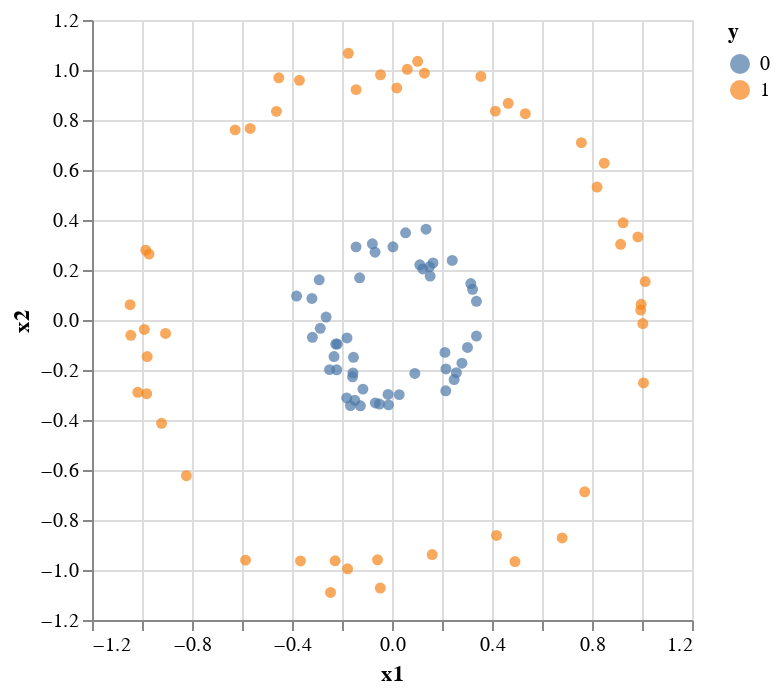

Notebook code cell kept with this figure:
### Code cell
using VegaLite
dfCircles |> @vlplot(:circle, x=:x1, y=:x2, color = :"y:n")

### Figure 1 — Vega-Lite specification as saved in the notebook (floating-point values rounded to 4 significant figures)
{"data": {"values": [{"x1": 0.1027, "x2": 1.035, "y": 1}, {"x1": 0.09132, "x2": -0.2139, "y": 0}, {"x1": 0.2486, "x2": -0.238, "y": 0}, {"x1": -0.01403, "x2": -0.3395, "y": 0}, {"x1": 0.4917, "x2": -0.9662, "y": 1}, {"x1": 0.3555, "x2": 0.9741, "y": 1}, {"x1": 0.9245, "x2": 0.3889, "y": 1}, {"x1": 0.9834, "x2": 0.3322, "y": 1}, {"x1": -1.048, "x2": 0.06131, "y": 1}, {"x1": -0.287, "x2": -0.03329, "y": 0}, {"x1": -0.01589, "x2": -0.298, "y": 0}, {"x1": -0.4527, "x2": 0.9686, "y": 1}, {"x1": -0.5858, "x2": -0.961, "y": 1}, {"x1": -0.9906, "x2": -0.03797, "y": 1}, {"x1": -0.4623, "x2": 0.8345, "y": 1}, {"x1": -0.8225, "x2": -0.623, "y": 1}, {"x1": 0.4135, "x2": 0.8356, "y": 1}, {"x1": -0.985, "x2": 0.2792, "y": 1}, {"x1": 0.1297, "x2": 0.9872, "y": 1}, {"x1": -0.225, "x2": -0.09625, "y": 0}, {"x1": -0.1778, "x2": -0.9951, "y": 1}, {"x1": -0.1163, "x2": -0.2764, "y": 0}, {"x1": 0.8488, "x2": 0.6274, "y": 1}, {"x1": 0.3019, "x2": -0.1098, "y": 0}, {"x1": -0.1747, "x2": 1.067, "y": 1}, {"x1": 0.01921, "x2": 0.928, "y": 1}, {"x1": -0.6275, "x2": 0.7605, "y": 1}, {"x1": -0.3705, "x2": 0.9586, "y": 1}, {"x1": -0.2636, "x2": 0.01172, "y": 0}, {"x1": 0.9948, "x2": 0.03975, "y": 1}, {"x1": 0.3151, "x2": 0.1456, "y": 0}, {"x1": -0.06653, "x2": -0.3319, "y": 0}, {"x1": -0.1561, "x2": -0.2115, "y": 0}, {"x1": 0.003657, "x2": 0.2927, "y": 0}, {"x1": 0.3378, "x2": -0.06441, "y": 0}, {"x1": 0.1499, "x2": 0.2128, "y": 0}, {"x1": -0.3817, "x2": 0.09572, "y": 0}, {"x1": -0.04603, "x2": 0.9808, "y": 1}, {"x1": 0.02886, "x2": -0.2984, "y": 0}, {"x1": -0.9217, "x2": -0.4134, "y": 1}, {"x1": -0.3203, "x2": 0.08623, "y": 0}, {"x1": -1.045, "x2": -0.06134, "y": 1}, {"x1": -0.04688, "x2": -1.072, "y": 1}, {"x1": 0.1234, "x2": 0.2041, "y": 0}, {"x1": -0.9058, "x2": -0.05369, "y": 1}, {"x1": 0.3221, "x2": 0.1227, "y": 0}, {"x1": -0.07855, "x2": 0.3048, "y": 0}, {"x1": -0.1485, "x2": -0.3213, "y": 0}, {"x1": -0.9812, "x2": -0.2946, "y": 1}, {"x1": -0.232, "x2": -0.1461, "y": 0}, {"x1": 0.7575, "x2": 0.7096, "y": 1}, {"x1": -0.1577, "x2": -0.227, "y": 0}, {"x1": -0.3184, "x2": -0.06908, "y": 0}, {"x1": -0.1662, "x2": -0.3425, "y": 0}, {"x1": -0.2274, "x2": -0.9634, "y": 1}, {"x1": 0.2158, "x2": -0.1957, "y": 0}, {"x1": -0.3661, "x2": -0.9639, "y": 1}, {"x1": 0.3377, "x2": 0.07477, "y": 0}, {"x1": 0.5334, "x2": 0.8251, "y": 1}, {"x1": 0.7708, "x2": -0.6872, "y": 1}, {"x1": -0.06771, "x2": 0.2713, "y": 0}, {"x1": -1.017, "x2": -0.2892, "y": 1}, {"x1": -0.1812, "x2": -0.3118, "y": 0}, {"x1": 1.003, "x2": -0.01426, "y": 1}, {"x1": -0.1294, "x2": 0.1686, "y": 0}, {"x1": 0.1527, "x2": 0.1755, "y": 0}, {"x1": 0.9966, "x2": 0.06259, "y": 1}, {"x1": -0.18, "x2": -0.07178, "y": 0}, {"x1": 0.4181, "x2": -0.8617, "y": 1}, {"x1": -0.2496, "x2": -0.1985, "y": 0}, {"x1": 0.2118, "x2": -0.1295, "y": 0}, {"x1": 0.05423, "x2": 0.3487, "y": 0}, {"x1": -0.1264, "x2": -0.3432, "y": 0}, {"x1": -0.972, "x2": 0.2635, "y": 1}, {"x1": 0.1642, "x2": 0.2281, "y": 0}, {"x1": -0.2459, "x2": -1.09, "y": 1}, {"x1": -0.1437, "x2": 0.2925, "y": 0}, {"x1": 0.8203, "x2": 0.5319, "y": 1}, {"x1": 0.1112, "x2": 0.221, "y": 0}, {"x1": -0.9793, "x2": -0.1463, "y": 1}, {"x1": -0.5673, "x2": 0.766, "y": 1}, {"x1": -0.1436, "x2": 0.9215, "y": 1}, {"x1": -0.0578, "x2": -0.959, "y": 1}, {"x1": 0.1609, "x2": -0.9384, "y": 1}, {"x1": 1.013, "x2": 0.1537, "y": 1}, {"x1": 0.4648, "x2": 0.8667, "y": 1}, {"x1": 0.9146, "x2": 0.3027, "y": 1}, {"x1": -0.2211, "x2": -0.1993, "y": 0}, {"x1": -0.1541, "x2": -0.1492, "y": 0}, {"x1": 0.2151, "x2": -0.2833, "y": 0}, {"x1": -0.2912, "x2": 0.1607, "y": 0}, {"x1": -0.2189, "x2": -0.09627, "y": 0}, {"x1": 0.06087, "x2": 1.003, "y": 1}, {"x1": -0.05007, "x2": -0.3363, "y": 0}, {"x1": 1.006, "x2": -0.2518, "y": 1}, {"x1": 0.2575, "x2": -0.2107, "y": 0}, {"x1": 0.6806, "x2": -0.8716, "y": 1}, {"x1": 0.2798, "x2": -0.1726, "y": 0}, {"x1": 0.241, "x2": 0.2382, "y": 0}, {"x1": 0.1361, "x2": 0.3631, "y": 0}]}, "encoding": {"color": {"field": "y", "type": "nominal"}, "x": {"field": "x1", "type": "quantitative"}, "y": {"field": "x2", "type": "quantitative"}}, "mark": "circle"}
